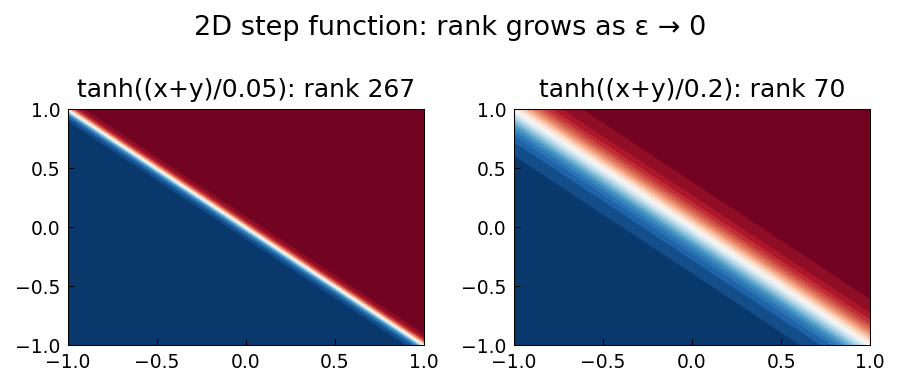

Recreate this plot in Python.
"""The Gibbs phenomenon in 2D (Chebfun2).

Demonstrates Gibbs oscillations near a 2D discontinuity and their effect
on low-rank structure, following approx2/Gibbs2D.m by Andre Uschmajew and
Nick Trefethen (February 2017).

Original MATLAB Chebfun: Copyright 2017 by The University of Oxford and
The Chebfun Developers. See https://www.chebfun.org/ for Chebfun information.
"""
import os

os.environ.setdefault("XLA_PYTHON_CLIENT_PREALLOCATE", "false")

import matplotlib

matplotlib.use("Agg")
import os
import sys

import jax.numpy as jnp
import matplotlib.pyplot as plt
import numpy as np

sys.path.insert(0, os.path.join(os.path.dirname(__file__), '..', '..', 'src'))

import chebfunjax as cj
from chebfunjax.plotting import chebfun_style

chebfun_style()

def run():
    print("=" * 60)
    print("The Gibbs phenomenon in 2D")
    print("=" * 60)

    # A smooth step-like function in 2D that approximates a discontinuity
    eps = 0.05
    f = cj.chebfun2(lambda x, y: jnp.tanh((x + y) / eps))
    print(f"tanh((x+y)/{eps}) rank: {f.rank}")
    assert f.rank > 1

    # Softer version
    eps2 = 0.2
    g = cj.chebfun2(lambda x, y: jnp.tanh((x + y) / eps2))
    print(f"tanh((x+y)/{eps2}) rank: {g.rank}")

    # Check values
    val = float(f(jnp.array(0.5), jnp.array(-0.5)))
    print(f"f(0.5, -0.5) = {val:.6f}  (expected ~tanh(0) = 0)")
    assert abs(val) < 0.01

    # Plot cross-section showing Gibbs-like overshoot
    _here = os.path.dirname(os.path.abspath(__file__))
    fig, axes = plt.subplots(1, 2)

    xs = np.linspace(-1, 1, 200)
    X, Y = np.meshgrid(xs, xs)

    Z1 = np.tanh((X + Y) / eps)
    Z2 = np.tanh((X + Y) / eps2)

    axes[0].contourf(X, Y, Z1, levels=30, cmap="RdBu_r")
    axes[0].set_title(f"tanh((x+y)/{eps}): rank {f.rank}", fontsize=12)

    axes[1].contourf(X, Y, Z2, levels=30, cmap="RdBu_r")
    axes[1].set_title(f"tanh((x+y)/{eps2}): rank {g.rank}", fontsize=12)

    fig.suptitle("2D step function: rank grows as ε → 0", fontsize=13)
    fig.tight_layout()
    fig.savefig(os.path.join(_here, "gibbs_2d.png"), dpi=150, bbox_inches="tight")
    plt.close(fig)

    print("\nAll assertions passed.")
    return True

if __name__ == "__main__":
    run()
